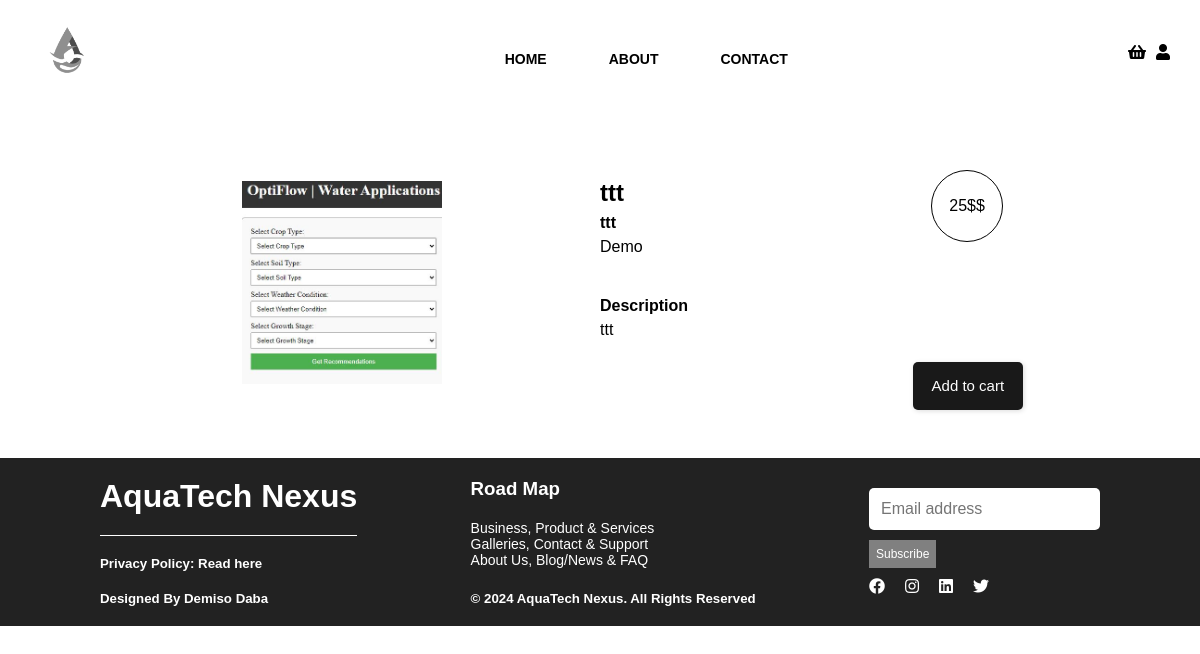
Before: /book/1 with the older database file.
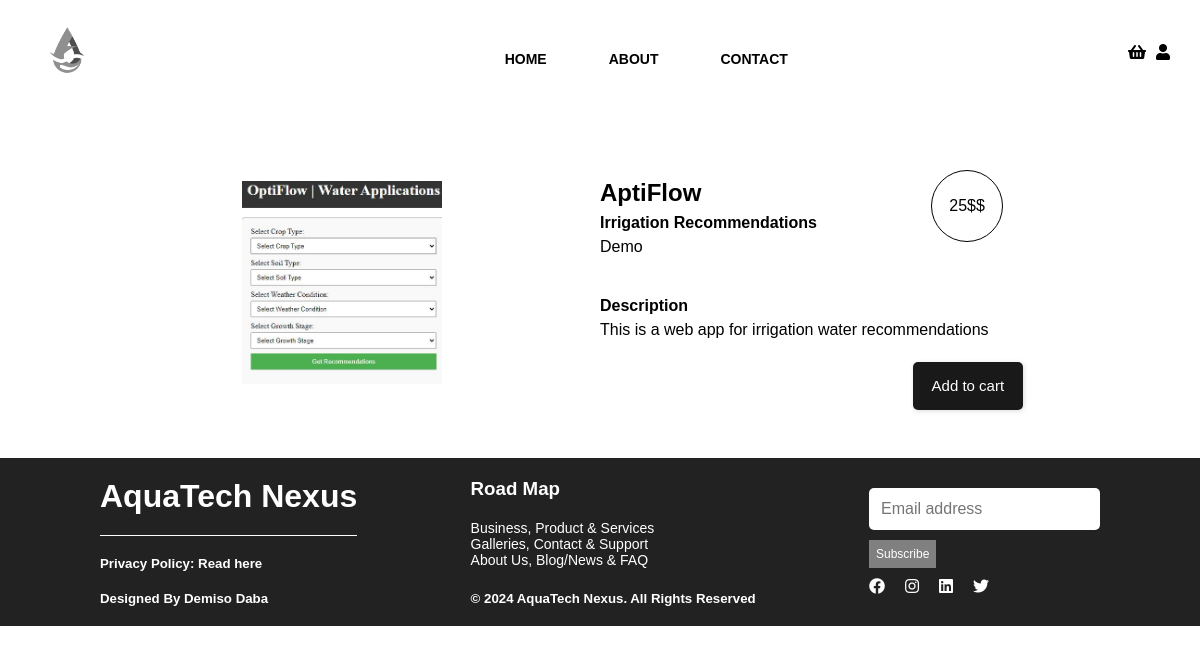
After: the same page with the newer database file.
### flaskapp/models.py (models this page shows, shortened)
class Book(db.Model):
    id = db.Column(db.Integer, primary_key=True)
    title = db.Column(db.String(20), unique=True, nullable=False)
    subtitle = db.Column(db.String(60), nullable=False)
    description = db.Column(db.String(128), nullable=False)
    genre = db.Column(db.String(60), nullable=False)
    cover = db.Column(db.String(128), nullable=False)
    manuscript = db.Column(db.String(128), nullable=False)
    price= db.Column(db.Integer)
    author_id = db.Column(db.Integer, db.ForeignKey('user.id'), nullable=False)

class User(db.Model, UserMixin):
    id = db.Column(db.Integer, primary_key=True)
    username = db.Column(db.String(20), unique=True, nullable=False)
    email = db.Column(db.String(50), unique=True, nullable=False)
    phone = db.Column(db.String(20))
    address = db.Column(db.String(128))
    password = db.Column(db.String(60), nullable=False)
    usertype = db.Column(db.String(10), nullable=False)
    books = db.relationship('Book', backref='author', lazy=True)

### flaskapp/routes.py (the view)
@app.route('/book/<int:book_id>', methods=['GET', 'POST'])
def getBook(book_id):
    book = Book.query.get(book_id)
    author = User.query.get(book.author_id)
    book = {
        'id': book.id,
        'title': book.title,
        'subtitle': book.subtitle,
        'description': book.description,
        'price': book.price,
        'cover': book.cover,
        'author': author.username
    }
    app.logger.info(book)
    return render_template('book_page.html', book=book, author=author)

### flaskapp/templates/book_page.html (shortened to what this page needs)
<!DOCTYPE html>
<html lang="en">
<head>
    <link rel="stylesheet" href="{{ url_for('static', filename='styles/header.css') }}">
    <link rel="stylesheet" href="{{ url_for('static', filename='styles/footer.css') }}">
    <link rel="stylesheet" href="{{ url_for('static', filename='styles/style.css') }}">
    <link rel="stylesheet" href="{{ url_for('static', filename='styles/navbar.css') }}">
    <link rel="stylesheet" href="{{ url_for('static', filename='styles/book.css') }}">
    <link rel="stylesheet" href="https://cdnjs.cloudflare.com/ajax/libs/font-awesome/5.15.4/css/all.min.css">
</head>
<body>
<div class="navbar">
    <a class="navbar-item-icon">
        <img src="{{ url_for('static', filename='images/balcklogo.png') }}" alt="logo" width="80">
    </a>
    <data class="navbar-item menu">
        <ul>
            <li><a href="{{ url_for('home') }}">HOME</a></li>
            <li><a href="#about">ABOUT</a></li>
            <li><a href="#contact">CONTACT</a></li>
        </ul>
    </data>
    {% if current_user.is_authenticated %}
        <a class="navbar-item basket" href="{{ url_for('goToCart') }}"><i class="fas fa-shopping-basket" style="color: black;"></i></a>
        <a class="navbar-item" href="{{ url_for('dashboard') }}"><i class="fas fa-user" style="color: black;"></i></a>
        <p class="username1" style="color: black;">{{ current_user.username }}</p>
        <a class="navbar-item" href="{{ url_for('logout') }}"><i class="fas fa-sign-out-alt" style="color: red;"></i></a>
    {% else %}
        <a class="navbar-item basket"><i class="fas fa-shopping-basket" style="color: black;"></i></a>
        <a class="navbar-item" href="{{ url_for('login') }}"><i class="fas fa-user" style="color: black;"></i></a>
    {% endif %}
</div>
<div class="book-container">
    <div class="img-conatiner">
        <img src="{{ url_for('get_image', filename=book.cover) }}">
    </div>
    <div class="info-container">
        <div class="price-bubble">
            <p>{{book.price}}$</p>
        </div>
        <h2>{{book.title}}</h2>
        <h4>{{book.subtitle}}</h4>
        <p>{{book.author}}</p>
        <div class="space"></div>
        <h4>Description</h4>
        <p>{{book.description}}</p>
        {% if current_user.is_authenticated %}
            <button class="cart-button" onclick="addToCart('{{book.id}}',  '{{book.title}}')">Add to cart</button>
        {% else %}
            <a class="cart-button" href="{{ url_for('login') }}">Add to cart</a>
        {% endif %}
    </div>
</div>
<footer>
    <div class="footer_flex">
        <div class="footer_flex_section1">
            <h1>AquaTech Nexus</h1>
            <div class="line"></div>
            <h5>Privacy Policy: Read here</h5>
            <h5>Designed By Demiso Daba</h5>
        </div>
        <div class="footer_flex_section2">
            <h3>Road Map</h3>
            <ul>
                <li>Business, Product & Services</li>
                <li>Galleries, Contact & Support</li>
                <li>About Us, Blog/News & FAQ</li>
            </ul>
            <div class="copyrights">
                <h5>© 2024 AquaTech Nexus. All Rights Reserved</h5>
            </div>
        </div>
        <div class="footer_flex_section3">
            <input type="text" id="username" name="username" placeholder="Email address"/>
            <button class="subscribe" onclick="subscribe()">Subscribe</button>
            <div class="social">
                <a href="https://www.facebook.com"><span class="fab fa-facebook"></span></a>
				<a href="https://www.instagram.com"><span class="fab fa-instagram"></span></a>
				<a href="https://www.linkedin.com"><span class="fab fa-linkedin"></span></a>
				<a href="https://twitter.com/DemoNkmt1"><span class="fab fa-twitter"></span></a>
            </div>
        </div>
    </div>
</footer>
</body>
</html>

### flaskapp/static/styles/header.css (style rules this page uses)
ul { float: left; display: flex; justify-content: center; align-items: center; }
ul li { list-style: none; margin-left: 62px; margin-top: 12px; font-size: 14px; }
ul li a { text-decoration: none; color: white; font-family: Arial; font-weight: bold; transition: 0.4s ease-in-out; }

### flaskapp/static/styles/footer.css (style rules this page uses)
footer { margin: 0; background-color: rgb(34, 34, 34); width: 100%; height: fit-content; color: white; }
.footer_flex { display: flex; justify-content: space-between; flex-direction: row; padding:20px 100px 20px 100px; }
.footer_flex_section1 { display: flex; gap: 20px; align-items: center; flex-direction: column; }
.line { border-bottom: 1px solid white; width: 100%; }
.footer_flex_section1 h5 { flex: 1; margin-right: auto; }
.footer_flex_section2 { display: flex; align-items: start; flex-direction: column; gap: 20px; }
.footer_flex_section3 { display: flex; gap: 10px; align-items: start; flex-direction: column; justify-content: center; }
h1, h2, h3, h4, h5 { padding: 0; margin: 0; }
.footer_flex_section2 ul { padding: 0; margin: 0; display: flex; flex-direction: column; }
.footer_flex_section2 li { margin: 0; padding: 0; flex: 1; margin-right: auto; }
.subscribe { width: fit-content; height: fit-content; color:white ; background-color: grey; cursor: pointer; border: none; padding: 7px; font-size: 12px; }
.footer_flex_section3 .social { gap: 20px; display: flex; flex-direction: row; }
.copyrights { display: flex; flex-direction: row; gap: 3px; align-items: center; margin-top: auto; }

### flaskapp/static/styles/style.css (style rules this page uses)
body, p { margin: 0; }
a { color: unset; }
input, select { border: none; padding: 12px; font-size: 16px; border-radius: 5px; color: rgb(55 55 55); }
html { font-family: 'Segoe UI', Tahoma, Geneva, Verdana, sans-serif }

### flaskapp/static/styles/navbar.css (style rules this page uses)
.navbar { display: flex; position: absolute; z-index: 10; align-items: center; width: 100%; animation-duration: 0.5s; }
.navbar .navbar-item-icon { flex: 1; margin: 20px 30px; }
.navbar .navbar-item { margin: 0 30px 0px 0; }
.navbar .menu { color: black; flex: 2 ; font-weight: 400; }
.navbar .basket { margin: 10px; }

### flaskapp/static/styles/book.css (style rules this page uses)
body { font-family: sans-serif }
.navbar { position: relative; color: black; }
.navbar a { color: black; }
.book-container { width: 86%; padding: 4% 7%; display: flex; }
.info-container { width: 41%; flex-direction: column; line-height: 1.5; display: flex; position: relative; padding: 2% 0 0; justify-content: center; }
.info-container .price-bubble { top: 6%; right: 20px; display: flex; position: absolute; width: 70px; height: 70px; border-radius: 50%; border: 1px solid #000000; justify-content: center; align-items: center; }
.space { height: 35px; }
.info-container .cart-button { padding: 13px 19px; border: none; background: #191919; font-size: 15px; cursor: pointer; color: white; border-radius: 5px; box-shadow: 1px 1px 5px #00000024; align-self: end; margin: 20px 0 0; text-decoration: none; }
.img-conatiner { width: 50%; display: flex; flex-direction: column; justify-content: center; align-items: center; gap: 30px; }
.img-conatiner img { max-width: 200px; }

Changed rows visible on the page:
changed Book: title "ttt" → "AptiFlow"; subtitle "ttt" → "Irrigation Recommendations"; description "ttt" → "This is a web app for irrigation water recommendations"
